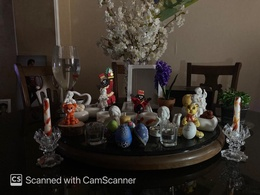
%> input picture exercises/mobina-t77/12/1.jpg, 260 x 195 px, shrunk from 1024 x 767 before the run; its folder holds 4 pictures in this run
$ octave Secondtwelve.m   (GNU Octave 9; MATLAB toolbox functions it lacks are replaced by stand-ins)
%> lines starting %> are read from the running program, lines starting %| are printed output that depends on the picture
clc;
close all;
clear;

% % predefined function

% img1=imread('boat.png');
% figure,imhist(img1)
% figure,imshow(img1)
% new_img1=histeq(img1)
% figure,imshow(new_img1)
% figure,imhist(new_img1)


%implementation

path='C:\Users\Mobina\Desktop\term 4\tamrin -hal-tamrin\12';
folder=dir(fullfile(path,'*.jpg'));

for num=1:12
    picture=fullfile(path,folder(num).name);
    img1=imread(picture);
%> img1 is the input picture: size 195x260x3 uint8; mean R, G, B 57.5, 50.2, 42.8
    img2 = rgb2gray(img1);
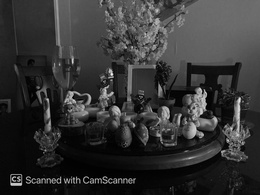
%> img2: size 195x260 uint8; min 0, max 245, mean 51.6
    [row,column] = size(img2);
%> row = 195; column = 260


    NumPixel = zeros(256,1);
    for i = 1:row
        for j = 1:column
        NumPixel( img2(i,j) + 1 ) = NumPixel( img2(i,j) + 1 ) + 1;
        end
    end
%> after the loop, NumPixel = 256 values, max 1303 at index 9, min 0 at index 206, mean 198

    cdf=zeros(256,1);
    total=0;
    for i = 1:256
        total = total + NumPixel(i);
        cdf(i) = total;
    end
%> this loop made 256 passes
%> total on passes 1 to 3: 166, 363, 955
%> after the loop, cdf = 256 values from 166 to 50700; total = 50700

    New=zeros(256,1);
    for i = 1:256
        New(i) = round((((cdf(i)- min(cdf))/(max(cdf)-min(cdf))))*255);
    end
%> after the loop, New = 256 values from 0 to 255


    img3=uint8(zeros(size(img2)));
    for i = 1:row
         for j = 1:column
            img3(i,j) = New(img2(i,j) + 1);
         end
    end
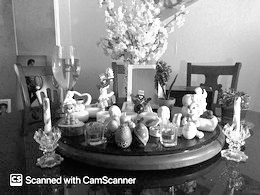
%> img3: size 195x260 uint8; min 0, max 255, mean 128.4
end
%> pass 2 of the loop `for num=1:12`:
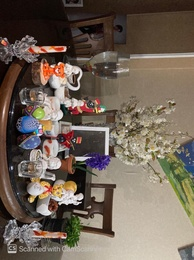
%> input picture exercises/mobina-t77/12/11.jpg, 194 x 260 px, shrunk from 764 x 1024 before the run
%> img1 is the input picture: size 260x194x3 uint8; mean R, G, B 112.3, 99.2, 86.7
%> `img2 = rgb2gray(img1);`:
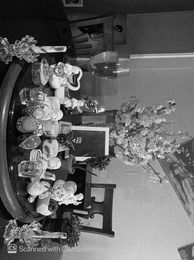
%> img2: size 260x194 uint8; min 0, max 252, mean 101.7
%> after the loop `for i = 1:row`: NumPixel = 256 values, max 587 at index 14, min 0 at index 251, mean 197
%> the loop `for i = 1:256` made 256 passes
%> total on passes 1 to 3: 3, 31, 84
%> after the loop `for i = 1:256`: cdf = 256 values from 3 to 50440; total = 50440
%> after the loop `for i = 1:row`:
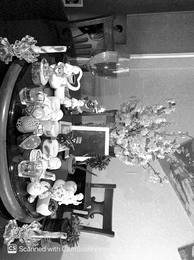
%> img3: size 260x194 uint8; min 0, max 255, mean 128.2
%> pass 3 of the loop `for num=1:12`:
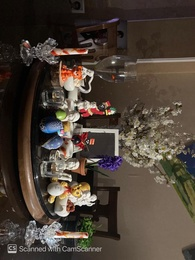
%> input picture exercises/mobina-t77/12/5.jpg, 195 x 260 px, shrunk from 767 x 1024 before the run
%> img1 is the input picture: size 260x195x3 uint8; mean R, G, B 75.5, 64.4, 54.7
%> `img2 = rgb2gray(img1);`:
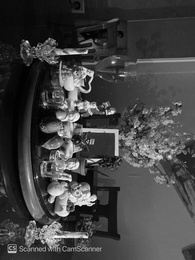
%> img2: size 260x195 uint8; min 0, max 255, mean 66.6
%> after the loop `for i = 1:row`: NumPixel = 256 values, max 830 at index 13, min 0 at index 252, mean 198
%> the loop `for i = 1:256` made 256 passes
%> total on passes 1 to 3: 26, 110, 411
%> after the loop `for i = 1:256`: cdf = 256 values from 26 to 50700; total = 50700
%> after the loop `for i = 1:row`:
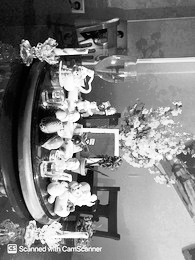
%> img3: size 260x195 uint8; min 0, max 255, mean 128.5
%> (the run ends here)
